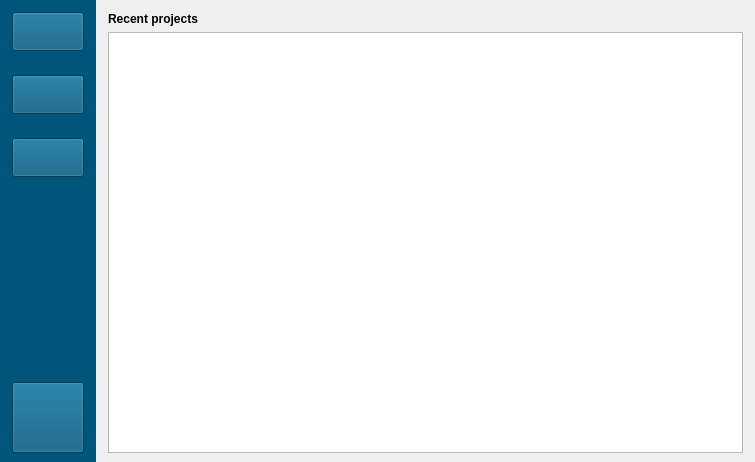
<?xml version="1.0" encoding="UTF-8"?>
<ui version="4.0">
 <class>FormMain</class>
 <widget class="QWidget" name="FormMain">
  <property name="geometry">
   <rect>
    <x>0</x>
    <y>0</y>
    <width>755</width>
    <height>462</height>
   </rect>
  </property>
  <property name="minimumSize">
   <size>
    <width>0</width>
    <height>0</height>
   </size>
  </property>
  <property name="palette">
   <palette>
    <active>
     <colorrole role="Text">
      <brush brushstyle="SolidPattern">
       <color alpha="255">
        <red>0</red>
        <green>0</green>
        <blue>0</blue>
       </color>
      </brush>
     </colorrole>
     <colorrole role="ButtonText">
      <brush brushstyle="SolidPattern">
       <color alpha="255">
        <red>0</red>
        <green>0</green>
        <blue>0</blue>
       </color>
      </brush>
     </colorrole>
    </active>
    <inactive>
     <colorrole role="Text">
      <brush brushstyle="SolidPattern">
       <color alpha="255">
        <red>0</red>
        <green>0</green>
        <blue>0</blue>
       </color>
      </brush>
     </colorrole>
     <colorrole role="ButtonText">
      <brush brushstyle="SolidPattern">
       <color alpha="255">
        <red>0</red>
        <green>0</green>
        <blue>0</blue>
       </color>
      </brush>
     </colorrole>
    </inactive>
    <disabled/>
   </palette>
  </property>
  <property name="windowTitle">
   <string>Form</string>
  </property>
  <layout class="QVBoxLayout" name="verticalLayout">
   <property name="leftMargin">
    <number>0</number>
   </property>
   <property name="topMargin">
    <number>0</number>
   </property>
   <property name="rightMargin">
    <number>0</number>
   </property>
   <property name="bottomMargin">
    <number>0</number>
   </property>
   <item>
    <widget class="QScrollArea" name="scrollArea">
     <property name="minimumSize">
      <size>
       <width>500</width>
       <height>0</height>
      </size>
     </property>
     <property name="frameShape">
      <enum>QFrame::NoFrame</enum>
     </property>
     <property name="widgetResizable">
      <bool>true</bool>
     </property>
     <property name="alignment">
      <set>Qt::AlignLeading|Qt::AlignLeft|Qt::AlignTop</set>
     </property>
     <widget class="QWidget" name="scrollAreaWidgetContents">
      <property name="geometry">
       <rect>
        <x>0</x>
        <y>0</y>
        <width>755</width>
        <height>462</height>
       </rect>
      </property>
      <property name="autoFillBackground">
       <bool>true</bool>
      </property>
      <layout class="QHBoxLayout" name="horizontalLayout">
       <property name="spacing">
        <number>0</number>
       </property>
       <property name="leftMargin">
        <number>0</number>
       </property>
       <property name="topMargin">
        <number>0</number>
       </property>
       <property name="rightMargin">
        <number>0</number>
       </property>
       <property name="bottomMargin">
        <number>0</number>
       </property>
       <item>
        <widget class="QFrame" name="frame">
         <property name="sizePolicy">
          <sizepolicy hsizetype="Maximum" vsizetype="Expanding">
           <horstretch>0</horstretch>
           <verstretch>0</verstretch>
          </sizepolicy>
         </property>
         <property name="layoutDirection">
          <enum>Qt::LeftToRight</enum>
         </property>
         <property name="styleSheet">
          <string notr="true">background:#01547a</string>
         </property>
         <property name="frameShape">
          <enum>QFrame::NoFrame</enum>
         </property>
         <property name="frameShadow">
          <enum>QFrame::Raised</enum>
         </property>
         <layout class="QVBoxLayout" name="verticalLayout_2">
          <property name="spacing">
           <number>24</number>
          </property>
          <property name="sizeConstraint">
           <enum>QLayout::SetDefaultConstraint</enum>
          </property>
          <property name="leftMargin">
           <number>12</number>
          </property>
          <property name="topMargin">
           <number>12</number>
          </property>
          <property name="rightMargin">
           <number>12</number>
          </property>
          <item>
           <widget class="QToolButton" name="button_new">
            <property name="sizePolicy">
             <sizepolicy hsizetype="Expanding" vsizetype="Fixed">
              <horstretch>0</horstretch>
              <verstretch>0</verstretch>
             </sizepolicy>
            </property>
            <property name="styleSheet">
             <string notr="true">background:#01547a</string>
            </property>
            <property name="text">
             <string/>
            </property>
            <property name="icon">
             <iconset resource="resources.qrc">
              <normaloff>:/Files/images/toolbars/main/icon_new.png</normaloff>:/Files/images/toolbars/main/icon_new.png</iconset>
            </property>
            <property name="iconSize">
             <size>
              <width>32</width>
              <height>32</height>
             </size>
            </property>
           </widget>
          </item>
          <item>
           <widget class="QToolButton" name="button_open">
            <property name="sizePolicy">
             <sizepolicy hsizetype="Expanding" vsizetype="Fixed">
              <horstretch>0</horstretch>
              <verstretch>0</verstretch>
             </sizepolicy>
            </property>
            <property name="styleSheet">
             <string notr="true">background:#01547a</string>
            </property>
            <property name="text">
             <string/>
            </property>
            <property name="icon">
             <iconset resource="resources.qrc">
              <normaloff>:/Files/images/toolbars/main/icon_open.png</normaloff>:/Files/images/toolbars/main/icon_open.png</iconset>
            </property>
            <property name="iconSize">
             <size>
              <width>32</width>
              <height>32</height>
             </size>
            </property>
           </widget>
          </item>
          <item>
           <widget class="QToolButton" name="toolButton">
            <property name="sizePolicy">
             <sizepolicy hsizetype="Expanding" vsizetype="Fixed">
              <horstretch>0</horstretch>
              <verstretch>0</verstretch>
             </sizepolicy>
            </property>
            <property name="styleSheet">
             <string notr="true">background:#01547a</string>
            </property>
            <property name="text">
             <string/>
            </property>
            <property name="icon">
             <iconset resource="resources.qrc">
              <normaloff>:/Files/images/exercise.png</normaloff>:/Files/images/exercise.png</iconset>
            </property>
            <property name="iconSize">
             <size>
              <width>32</width>
              <height>32</height>
             </size>
            </property>
           </widget>
          </item>
          <item>
           <widget class="QFrame" name="frame_3">
            <property name="sizePolicy">
             <sizepolicy hsizetype="Expanding" vsizetype="Expanding">
              <horstretch>0</horstretch>
              <verstretch>0</verstretch>
             </sizepolicy>
            </property>
            <property name="lineWidth">
             <number>0</number>
            </property>
           </widget>
          </item>
          <item>
           <widget class="QToolButton" name="toolButton_2">
            <property name="sizePolicy">
             <sizepolicy hsizetype="Fixed" vsizetype="Fixed">
              <horstretch>0</horstretch>
              <verstretch>0</verstretch>
             </sizepolicy>
            </property>
            <property name="styleSheet">
             <string notr="true">background:#01547a</string>
            </property>
            <property name="text">
             <string/>
            </property>
            <property name="icon">
             <iconset resource="resources.qrc">
              <normaloff>:/Files/images/emblema_mai.png</normaloff>:/Files/images/emblema_mai.png</iconset>
            </property>
            <property name="iconSize">
             <size>
              <width>64</width>
              <height>64</height>
             </size>
            </property>
           </widget>
          </item>
         </layout>
        </widget>
       </item>
       <item>
        <widget class="QFrame" name="frame_2">
         <property name="sizePolicy">
          <sizepolicy hsizetype="Expanding" vsizetype="Expanding">
           <horstretch>0</horstretch>
           <verstretch>0</verstretch>
          </sizepolicy>
         </property>
         <property name="frameShape">
          <enum>QFrame::NoFrame</enum>
         </property>
         <property name="frameShadow">
          <enum>QFrame::Raised</enum>
         </property>
         <layout class="QVBoxLayout" name="verticalLayout_3">
          <property name="leftMargin">
           <number>12</number>
          </property>
          <property name="topMargin">
           <number>12</number>
          </property>
          <property name="rightMargin">
           <number>12</number>
          </property>
          <item>
           <widget class="QLabel" name="label">
            <property name="palette">
             <palette>
              <active>
               <colorrole role="WindowText">
                <brush brushstyle="SolidPattern">
                 <color alpha="255">
                  <red>0</red>
                  <green>0</green>
                  <blue>0</blue>
                 </color>
                </brush>
               </colorrole>
              </active>
              <inactive>
               <colorrole role="WindowText">
                <brush brushstyle="SolidPattern">
                 <color alpha="255">
                  <red>0</red>
                  <green>0</green>
                  <blue>0</blue>
                 </color>
                </brush>
               </colorrole>
              </inactive>
              <disabled/>
             </palette>
            </property>
            <property name="font">
             <font>
              <bold>true</bold>
             </font>
            </property>
            <property name="text">
             <string>Recent projects</string>
            </property>
            <property name="wordWrap">
             <bool>true</bool>
            </property>
           </widget>
          </item>
          <item>
           <widget class="QListWidget" name="listWidget">
            <property name="enabled">
             <bool>true</bool>
            </property>
            <property name="styleSheet">
             <string notr="true"/>
            </property>
           </widget>
          </item>
         </layout>
        </widget>
       </item>
      </layout>
     </widget>
    </widget>
   </item>
  </layout>
 </widget>
 <resources>
  <include location="resources.qrc"/>
 </resources>
 <connections/>
</ui>
